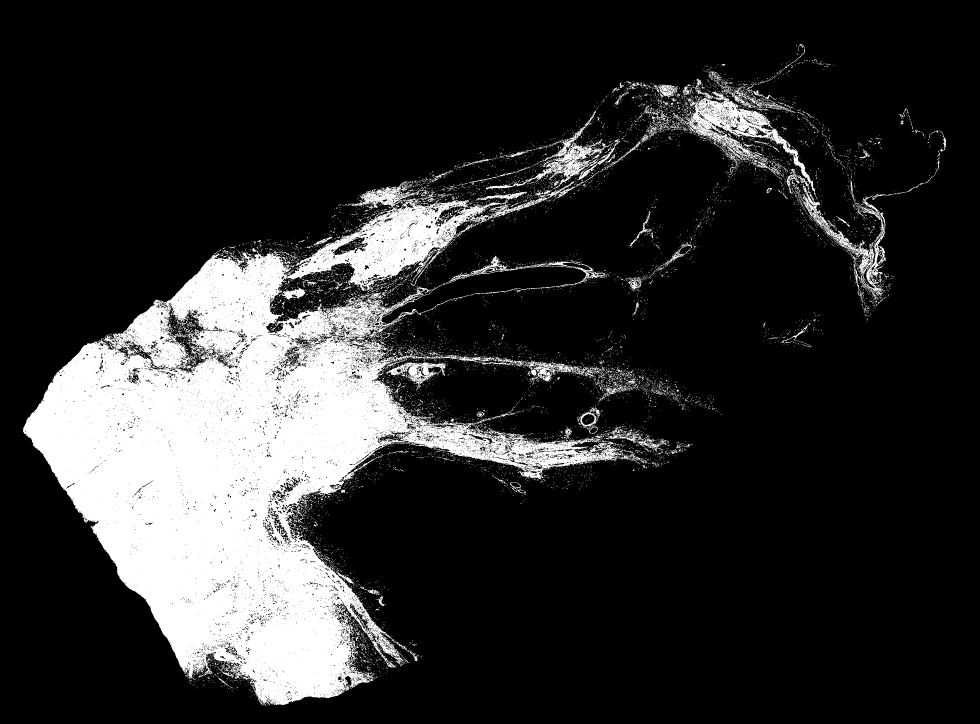
#> input picture SecondTry/starting_data/segmaps/TCGA-XX-A899-01Z-00-DX1.08FE27B7-73B8-4CE3-ACF4-0689C81C140B_SegMap.png, 2938 x 2170 px (shown at 1/3 size); its folder holds 4 pictures in this run
$ python fill_black_holes.py
#> lines starting #> are read from the running program, lines starting #| are printed output that depends on the picture; after the words box and inside, x2 and y2 are one past the last pixel; in counts of white or black regions, pixels touching at a corner belong together
#> in process_image_black_holes, `img = cv2.imread(str(path), cv2.IMREAD_GRAYSCALE)`: img: shape (2170, 2938); 17.7% white; 12971 white regions (12496 under 20 px), largest, box (x1, y1, x2, y2) and area: (69, 544, 1922, 2116) 993464, (2019, 266, 2448, 586) 24388, (1457, 330, 1858, 569) 11862
import cv2
import numpy as np
import matplotlib.pyplot as plt
from matplotlib import get_backend
from pathlib import Path
from PIL import Image
from scipy.ndimage import binary_fill_holes  # Import the new method
import os

# Directory containing the input images
input_dir = Path(__file__).resolve().parent.parent / "starting_data" / "segmaps"

# Directory to save the output images
output_dir = Path(__file__).resolve().parent.parent / "intermediate_data" / "segmaps_filled_holes"

# Ensure the output directory exists
try:
    print(f"Checking if output directory exists: {output_dir}")
    output_dir.mkdir(parents=True, exist_ok=True)
    print(f"Output directory ensured: {output_dir}")
except Exception as e:
    print(f"Failed to create output directory: {output_dir}. Error: {e}")
    raise

# Ensure the input directory exists and is valid
print(f"Checking if input directory exists: {input_dir}")
assert input_dir.exists(), f"Input directory does not exist: {input_dir}"
assert input_dir.is_dir(), f"Input path is not a directory: {input_dir}"
print(f"Input directory is valid: {input_dir}")

def fill_black_holes(binary_img, debug=False):
    """
    Fill black holes (0) surrounded by white (255) in a binary image using scipy.ndimage.binary_fill_holes.

    Args:
        binary_img (np.ndarray): Binary image with white=foreground (255), black=background (0).
        debug (bool): If True, print debug information.

    Returns:
        np.ndarray: Binary image with holes filled.
    """
#> called with debug = False
    if debug:
        print("Starting to fill black holes in the binary image...")
    # Ensure the input is binary (0 or 255)
    binary_img = (binary_img > 0).astype(np.uint8)
    if debug:
        print("Converted image to binary format.")

    # Use scipy's binary_fill_holes to fill holes
    filled = binary_fill_holes(binary_img).astype(np.uint8)
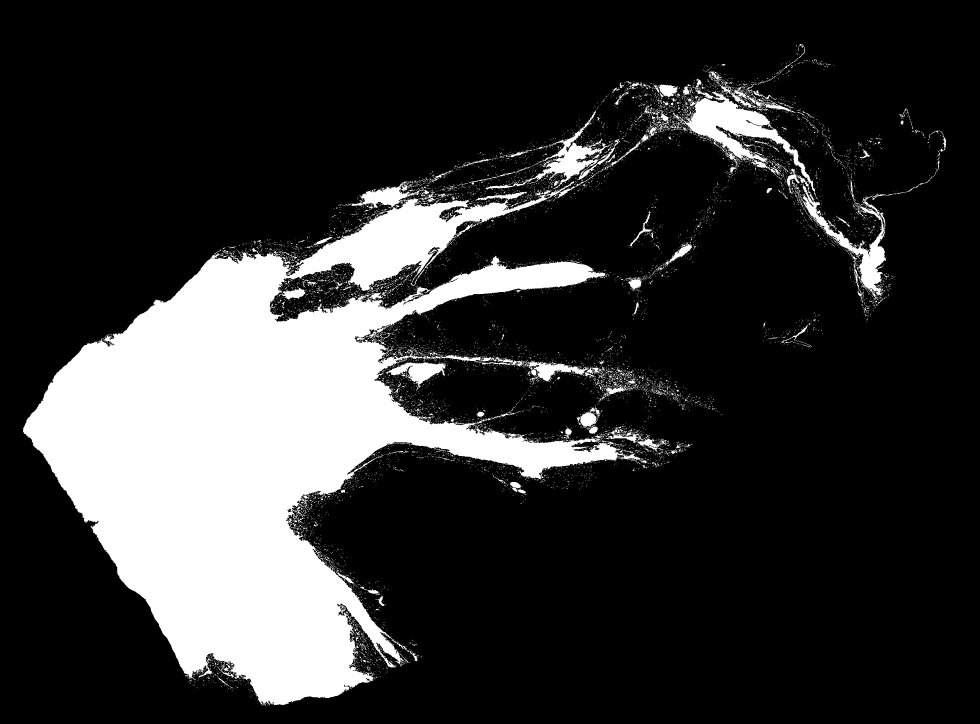
#> filled: shape (2170, 2938) (shown at 1/3 size); values 0 (black) and 1 (white), 19.8% white; 12296 white regions (11832 under 20 px), largest, box (x1, y1, x2, y2) and area: (69, 544, 1922, 2116) 1107103, (2019, 266, 2448, 586) 29516, (2398, 551, 2658, 888) 15560
    if debug:
        print("Applied binary_fill_holes to the image.")

    # Convert back to 0 and 255 format
    filled_image = filled * 255
    if debug:
        print("Converted filled image back to 0 and 255 format.")

    return filled_image

# Load and process an image
def process_image_black_holes(path, debug=False):
    """
    Process a single image to fill black holes.

    Args:
        path (Path): Path to the input image.
        debug (bool): If True, print debug information.

    Returns:
        tuple: Binary image and filled image.
    """
    if debug:
        print(f"Processing image: {path}")
    img = cv2.imread(str(path), cv2.IMREAD_GRAYSCALE)
    _, binary = cv2.threshold(img, 127, 255, cv2.THRESH_BINARY)
    filled = fill_black_holes(binary, debug=debug)
    return binary, filled

def save_filled_images(debug=False):
    """
    Process all images in the input directory, fill black holes, and save the results
    directly to the intermediate_data directory.
    """
    if debug:
        print("Collecting all .png files from the input directory...")
    image_paths = list(input_dir.glob("*.png"))
    if debug:
        print(f"Found {len(image_paths)} .png files in {input_dir}.")
    assert len(image_paths) > 0, f"No .png files found in {input_dir}"

    for image_path in image_paths:
        if debug:
            print(f"Saving: {image_path}")
        try:
            _, filled = process_image_black_holes(image_path, debug=debug)
            if debug:
                print(f"Processed: {image_path}")

            # Save the filled image directly to the output directory
            output_path = output_dir / image_path.name
            cv2.imwrite(str(output_path), filled)
            if debug:
                print(f"Saved filled image to: {output_path}")
        except Exception as e:
            print(f"Failed to process or save image: {image_path}. Error: {e}")
#> pass 2 of the loop in save_filled_images, `for image_path in image_paths:`:
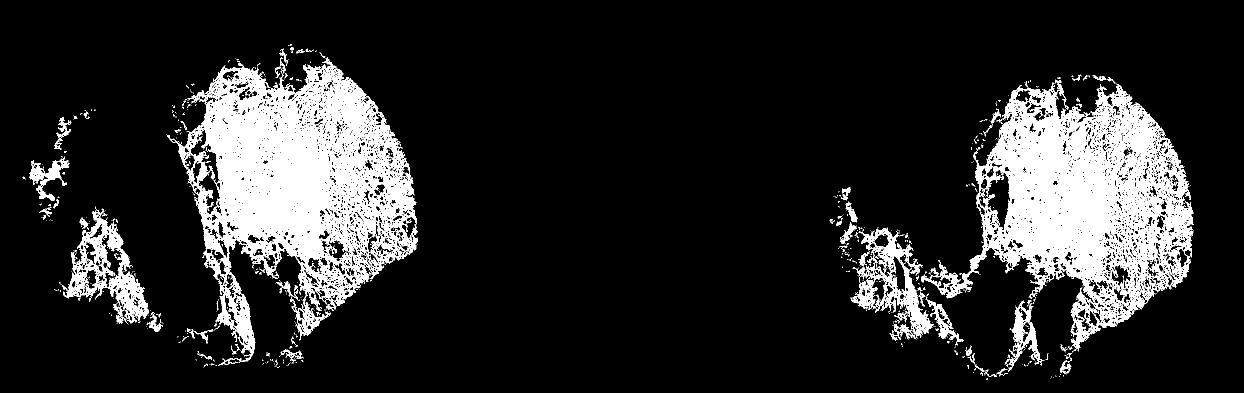
#> input picture SecondTry/starting_data/segmaps/TCGA-XX-A899-11A-01-TS1.31A99BA4-5148-428B-9D5E-2999334193C6_SegMap.png, 2488 x 785 px (shown at 1/2 size)
#> img: shape (785, 2488); 14.4% white; 854 white regions (762 under 20 px), largest, box (x1, y1, x2, y2) and area: (333, 114, 836, 731) 129179, (1842, 162, 2387, 703) 114132, (124, 417, 298, 648) 11360
#> in fill_black_holes (call 2), `filled = binary_fill_holes(binary_img).astype(np.uint8)`:
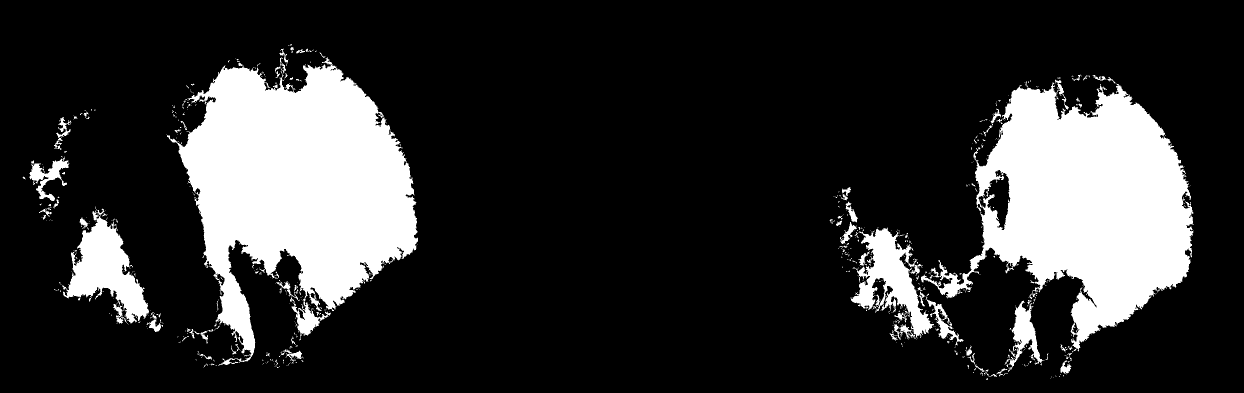
#> filled: shape (785, 2488) (shown at 1/2 size); values 0 (black) and 1 (white), 18.6% white; 672 white regions (580 under 20 px), largest, box (x1, y1, x2, y2) and area: (333, 114, 836, 731) 167494, (1842, 162, 2387, 703) 147251, (124, 417, 298, 648) 17061
#> pass 3 of the loop in save_filled_images, `for image_path in image_paths:`:
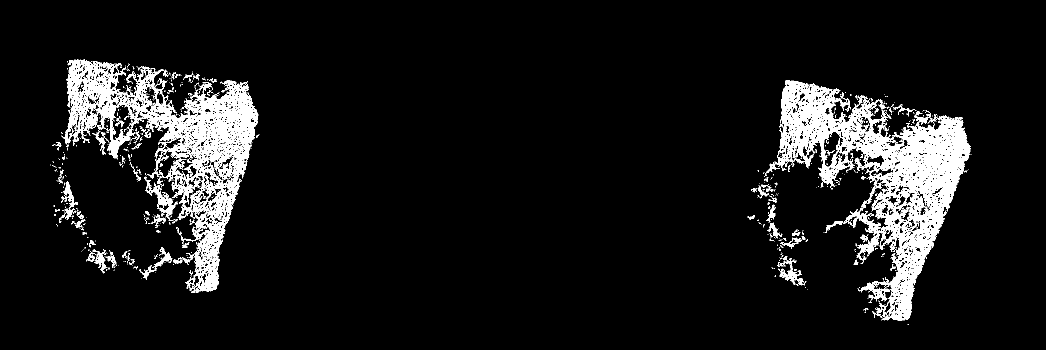
#> input picture SecondTry/starting_data/segmaps/TCGA-XX-A899-11A-02-TS2.56D6DF2F-0C98-479C-948D-0BF5CEC43850_SegMap.png, 2091 x 700 px (shown at 1/2 size)
#> img: shape (700, 2091); 7.9% white; 759 white regions (671 under 20 px), largest, box (x1, y1, x2, y2) and area: (1530, 160, 1941, 641) 57685, (122, 119, 517, 586) 46512, (288, 353, 356, 439) 1230
#> in fill_black_holes (call 3), `filled = binary_fill_holes(binary_img).astype(np.uint8)`:
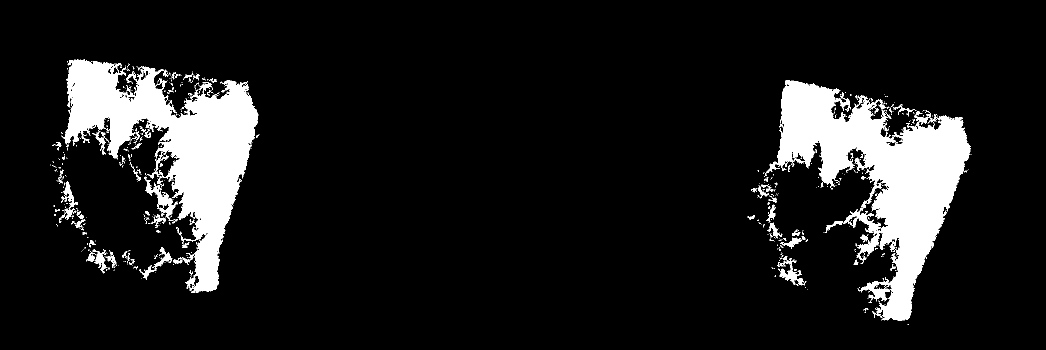
#> filled: shape (700, 2091) (shown at 1/2 size); values 0 (black) and 1 (white), 10.5% white; 644 white regions (562 under 20 px), largest, box (x1, y1, x2, y2) and area: (1530, 160, 1941, 641) 74673, (122, 119, 517, 586) 67092, (288, 353, 356, 439) 1361
#> the loop made 4 passes; the first 3 are shown

def visualize_filled_images(debug=False):
    """
    Visualize the original and filled images from the input and output directories.

    Args:
        debug (bool): If True, print debug information.
    """
#> called with debug = False
    if debug:
        print("Starting visualization of filled images...")
    # Collect all .png files from the output directory
    image_paths = list(output_dir.glob("*.png"))
#> image_paths = 4 items
    if debug:
        print(f"Found {len(image_paths)} .png files in {output_dir}.")
    assert len(image_paths) > 0, f"No .png files found in {output_dir}"

    results = []
    for image_path in image_paths:
        if debug:
            print(f"Loading: {image_path}")
        try:
            # Load the original and filled images from the output directory
            filled = cv2.imread(str(image_path), cv2.IMREAD_GRAYSCALE)
            original_path = input_dir / image_path.name
            original = cv2.imread(str(original_path), cv2.IMREAD_GRAYSCALE)

            # Extract the title as the part before the first dot
            title = image_path.name.split('.')[0]
#> title = 'TCGA-XX-A899-01Z-00-DX1'
            results.append((title, original, filled))
        except Exception as e:
            print(f"Failed to load image for visualization: {image_path}. Error: {e}")
#> pass 2 of the loop in visualize_filled_images, `for image_path in image_paths:`:
#> title = 'TCGA-XX-A899-11A-01-TS1'
#> pass 3 of the loop in visualize_filled_images, `for image_path in image_paths:`:
#> title = 'TCGA-XX-A899-11A-02-TS2'
#> the loop made 4 passes; the first 3 are shown

    # Split results into two groups
    mid_index = len(results) // 2
    groups = [results[:mid_index], results[mid_index:]]

    for group_index, group in enumerate(groups):
        if debug:
            print(f"Visualizing group {group_index + 1} with {len(group)} images...")
        num_images = len(group)
        num_cols = 2  # Original and filled images side by side
        num_rows = num_images

        # Adjust figure size to fit all images in one window
        fig, axs = plt.subplots(num_rows, num_cols, figsize=(10, num_rows))
        for i, (title, original, filled) in enumerate(group):
            axs[i, 0].imshow(original, cmap='gray')
            axs[i, 0].set_title(f"Original: {title}", fontsize=5)
            axs[i, 0].axis('off')

            axs[i, 1].imshow(filled, cmap='gray')
            axs[i, 1].set_title(f"Filled: {title}", fontsize=5)
            axs[i, 1].axis('off')

        plt.tight_layout()
        plt.suptitle(f"Group {group_index + 1}", fontsize=8)
        plt.show()
#> this loop made 2 passes
#> pass 1, in visualize_filled_images, `plt.show()`:
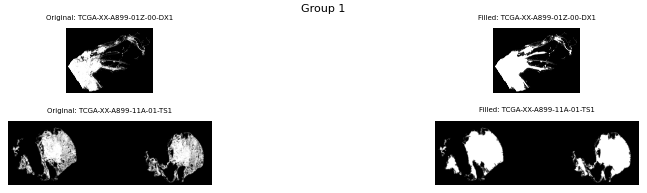
#> figure drawn by matplotlib, 4 panels
#> pass 2, in visualize_filled_images, `plt.show()`:
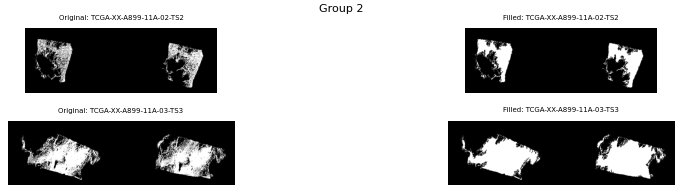
#> figure drawn by matplotlib, 4 panels

# [44 lines left out: functions test_fill_black_holes, transfer_filled_images, not called in this run]

# Run the test function and visualize filled images
if __name__ == "__main__":
    print("Starting the script...")
    save_filled_images(debug=False)
    visualize_filled_images(debug=False)
    print("Script completed.")
